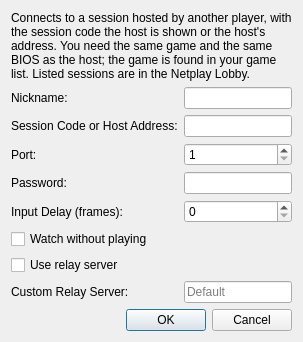
<?xml version="1.0" encoding="UTF-8"?>
<ui version="4.0">
 <class>NetplayJoinSessionDialog</class>
 <widget class="QDialog" name="NetplayJoinSessionDialog">
  <property name="windowTitle">
   <string>Join Netplay Session</string>
  </property>
  <property name="modal">
   <bool>true</bool>
  </property>
  <layout class="QVBoxLayout" name="verticalLayout">
   <item>
    <widget class="QLabel" name="description">
     <property name="text">
      <string>Connects to a session hosted by another player, with the session code the host is shown or the host's address. You need the same game and the same BIOS as the host; the game is found in your game list. Listed sessions are in the Netplay Lobby.</string>
     </property>
     <property name="wordWrap">
      <bool>true</bool>
     </property>
    </widget>
   </item>
   <item>
    <layout class="QFormLayout" name="formLayout">
     <item row="0" column="0">
      <widget class="QLabel" name="nicknameLabel">
       <property name="text">
        <string>Nickname:</string>
       </property>
      </widget>
     </item>
     <item row="0" column="1">
      <widget class="QLineEdit" name="nickname">
       <property name="maxLength">
        <number>32</number>
       </property>
      </widget>
     </item>
     <item row="1" column="0">
      <widget class="QLabel" name="hostnameLabel">
       <property name="text">
        <string>Session Code or Host Address:</string>
       </property>
      </widget>
     </item>
     <item row="1" column="1">
      <widget class="QLineEdit" name="hostname"/>
     </item>
     <item row="5" column="0" colspan="2">
      <widget class="QCheckBox" name="spectating">
       <property name="text">
        <string>Watch without playing</string>
       </property>
      </widget>
     </item>
     <item row="2" column="0">
      <widget class="QLabel" name="portLabel">
       <property name="text">
        <string>Port:</string>
       </property>
      </widget>
     </item>
     <item row="2" column="1">
      <widget class="QSpinBox" name="port">
       <property name="minimum">
        <number>1</number>
       </property>
       <property name="maximum">
        <number>65535</number>
       </property>
      </widget>
     </item>
     <item row="3" column="0">
      <widget class="QLabel" name="passwordLabel">
       <property name="text">
        <string>Password:</string>
       </property>
      </widget>
     </item>
     <item row="3" column="1">
      <widget class="QLineEdit" name="password">
       <property name="maxLength">
        <number>64</number>
       </property>
       <property name="echoMode">
        <enum>QLineEdit::Password</enum>
       </property>
      </widget>
     </item>
     <item row="4" column="0">
      <widget class="QLabel" name="inputDelayLabel">
       <property name="text">
        <string>Input Delay (frames):</string>
       </property>
      </widget>
     </item>
     <item row="4" column="1">
      <widget class="QSpinBox" name="inputDelay">
       <property name="maximum">
        <number>10</number>
       </property>
      </widget>
     </item>
     <item row="6" column="0" colspan="2">
      <widget class="QCheckBox" name="useRelay">
       <property name="text">
        <string>Use relay server</string>
       </property>
       <property name="toolTip">
        <string>Players join with a session code and connect even when their routers block direct connections. Everyone in the session must use the same relay server.</string>
       </property>
      </widget>
     </item>
     <item row="7" column="0">
      <widget class="QLabel" name="relayServerLabel">
       <property name="text">
        <string>Custom Relay Server:</string>
       </property>
      </widget>
     </item>
     <item row="7" column="1">
      <widget class="QLineEdit" name="relayServer">
       <property name="placeholderText">
        <string>Default</string>
       </property>
       <property name="toolTip">
        <string>Address of your own relay server (host or host:port). Leave empty to use the default relay.</string>
       </property>
      </widget>
     </item>
    </layout>
   </item>
   <item>
    <widget class="QDialogButtonBox" name="buttonBox">
     <property name="standardButtons">
      <set>QDialogButtonBox::Cancel|QDialogButtonBox::Ok</set>
     </property>
    </widget>
   </item>
  </layout>
 </widget>
 <resources/>
 <connections/>
</ui>
